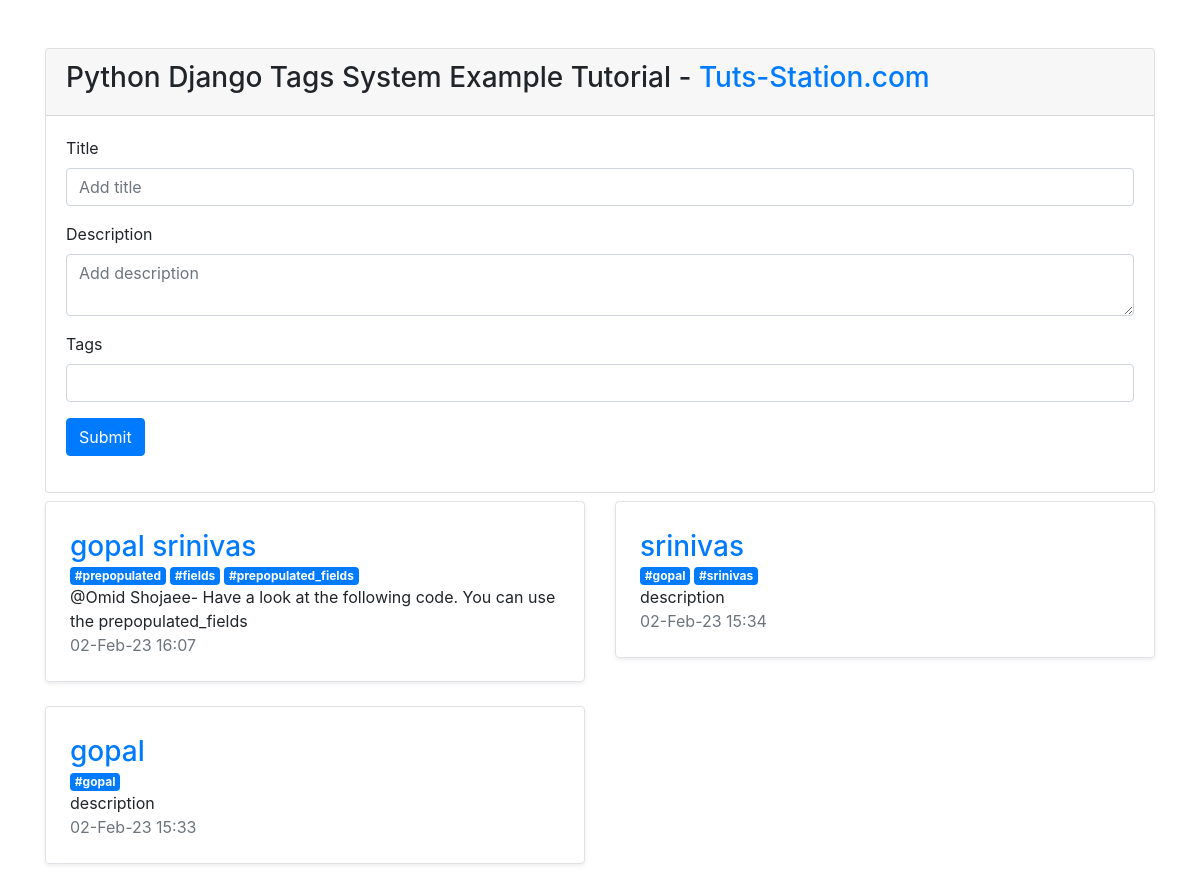
/tag-system/, run on the app's committed database.
### myapp/models.py (models this page shows, shortened)
class Post(models.Model):
    title = models.CharField(max_length=250)
    description = models.TextField()
    published = models.DateTimeField(auto_now_add=True)
    slug = models.SlugField(unique=True, max_length=100)
    tags = TaggableManager()

### myapp/views.py (the view)
# urls.py: path('tag-system/', home_view, name="home"),
def home_view(request):
    posts = Post.objects.order_by('-published')
    form = PostForm(request.POST)
    if form.is_valid():
        newpost = form.save(commit=False)
        newpost.slug = slugify(newpost.title)
        newpost.save()
        form.save_m2m()
    context = {
        'posts':posts,
        'form':form,
    }
    return render(request, 'myapp/home.html', context)

### myapp/forms.py
class PostForm(forms.ModelForm):
    class Meta:
        model =Post
        fields = ['title','description','tags']

### myapp/templates/myapp/home.html (shortened to what this page needs)
{% extends 'myapp/base.html' %}
{% block content %}
    <div class="container pt-5">
        <div class="row d-flex justify-content-center">
            <div class="col-md-12">
                <div class="card">
                    <div class="card-header">
                        <h3>Python Django Tags System Example Tutorial - <span class="text-primary">Tuts-Station.com</span></h3>
                    </div>
                    <div class="card-body">
                        <form method="POST">
                            <div class="mb-3">
                                <label>Title</label>
                                <input type="text" class="form-control" name="title" placeholder="Add title">
                            </div>
                            <div class="mb-3">
                                <label>Description</label>
                                <textarea type="text" class="form-control" name="description" placeholder="Add description"></textarea>
                            </div>
                            <div class="mb-3">
                                <label>Tags</label>
                                <input type="text" data-role="tagsinput" class="form-control" name="tags">
                            </div>
                            <button type="submit" class="btn btn-primary">Submit</button>
                        </form>
                    </div>
                </div>
                <div class="row mt-2 posts">
                    {% for post in posts %}
                    <div class="col-md-6">
                        <div class="cards">
                            <div class="row no-gutters border rounded flex-md-row mb-4 shadow-sm h-md-250">
                                <div class="col p-4 d-flex flex-column position-static">
                                    <h3 class="my-1"><a href="{% url 'detail' post.slug %}">{{post.title}}</a></h3>
                                    <div style="display:flex">
                                        {% for tag in post.tags.all %}
                                        <a href="{% url 'tagged' tag.slug %}" class="mr-1 badge badge-primary">#{{ tag }}</a>
                                        {% endfor %}
                                    </div>
                                    <p class="mb-auto">{{post.description}}</p>
                                    <p class="mb-auto text-muted">{{post.published | date:'d-M-y H:i'}}</p>
                                </div>
                            </div>
                        </div>
                    </div>
                    {% endfor %}
                </div>
            </div>
        </div>
    </div>
{% endblock content %}

### myapp/templates/myapp/base.html (shortened to what this page needs)
<html>
    <head>
        <link rel="stylesheet" href="https://stackpath.bootstrapcdn.com/bootstrap/4.3.1/css/bootstrap.min.css">
        <link rel="stylesheet" href="https://cdnjs.cloudflare.com/ajax/libs/bootstrap-tagsinput/0.8.0/bootstrap-tagsinput.css" />
    </head>
    <body>
    {% block content %}{% endblock content %}
    </body>
</html>

### data on the page
Post: title "gopal srinivas", description "@Omid Shojaee- Have a look at the following code. You can use the prepopulated_fields", published "02-Feb-23 16:07"
Tag: name "prepopulated"
Tag: name "fields"
Tag: name "prepopulated_fields"
Post: title "srinivas", description "description", published "02-Feb-23 15:34"
Tag: name "gopal"
Tag: name "srinivas"
Post: title "gopal", description "description", published "02-Feb-23 15:33"
